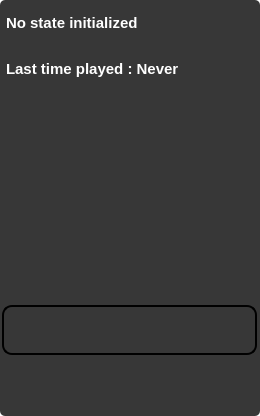
<?xml version="1.0" encoding="UTF-8"?>
<ui version="4.0">
 <class>Game</class>
 <widget class="QWidget" name="Game">
  <property name="geometry">
   <rect>
    <x>0</x>
    <y>0</y>
    <width>260</width>
    <height>416</height>
   </rect>
  </property>
  <property name="maximumSize">
   <size>
    <width>16777215</width>
    <height>16777215</height>
   </size>
  </property>
  <property name="cursor">
   <cursorShape>PointingHandCursor</cursorShape>
  </property>
  <property name="windowTitle">
   <string>Game</string>
  </property>
  <property name="autoFillBackground">
   <bool>false</bool>
  </property>
  <property name="styleSheet">
   <string notr="true">.QWidget
{
	background-color: transparent;
	color: transparent;
}
</string>
  </property>
  <widget class="QWidget" name="Normal" native="true">
   <property name="geometry">
    <rect>
     <x>0</x>
     <y>0</y>
     <width>260</width>
     <height>416</height>
    </rect>
   </property>
   <property name="styleSheet">
    <string notr="true"/>
   </property>
   <layout class="QVBoxLayout" name="verticalLayout">
    <property name="spacing">
     <number>0</number>
    </property>
    <property name="leftMargin">
     <number>2</number>
    </property>
    <property name="topMargin">
     <number>0</number>
    </property>
    <property name="rightMargin">
     <number>2</number>
    </property>
    <property name="bottomMargin">
     <number>0</number>
    </property>
    <item>
     <widget class="QLabel" name="labelGameImage">
      <property name="minimumSize">
       <size>
        <width>255</width>
        <height>300</height>
       </size>
      </property>
      <property name="maximumSize">
       <size>
        <width>240</width>
        <height>300</height>
       </size>
      </property>
      <property name="styleSheet">
       <string notr="true">QLabel
{
	background-color : transparent;
}</string>
      </property>
      <property name="text">
       <string/>
      </property>
      <property name="pixmap">
       <pixmap resource="resource.qrc">:/Images/emulatorImageNotFound</pixmap>
      </property>
      <property name="scaledContents">
       <bool>true</bool>
      </property>
      <property name="alignment">
       <set>Qt::AlignCenter</set>
      </property>
     </widget>
    </item>
    <item>
     <spacer name="verticalSpacer">
      <property name="orientation">
       <enum>Qt::Vertical</enum>
      </property>
      <property name="sizeType">
       <enum>QSizePolicy::Maximum</enum>
      </property>
      <property name="sizeHint" stdset="0">
       <size>
        <width>20</width>
        <height>5</height>
       </size>
      </property>
     </spacer>
    </item>
    <item>
     <widget class="QLabel" name="labelGameName">
      <property name="sizePolicy">
       <sizepolicy hsizetype="Maximum" vsizetype="MinimumExpanding">
        <horstretch>0</horstretch>
        <verstretch>0</verstretch>
       </sizepolicy>
      </property>
      <property name="minimumSize">
       <size>
        <width>255</width>
        <height>25</height>
       </size>
      </property>
      <property name="maximumSize">
       <size>
        <width>240</width>
        <height>50</height>
       </size>
      </property>
      <property name="baseSize">
       <size>
        <width>240</width>
        <height>0</height>
       </size>
      </property>
      <property name="font">
       <font>
        <family>Arial</family>
        <pointsize>14</pointsize>
        <weight>75</weight>
        <bold>true</bold>
       </font>
      </property>
      <property name="styleSheet">
       <string notr="true">QLabel
{
	color : rgb(255, 255, 255);
	border-style: solid;
	border-color: black;
	border-width: 2px;
	border-radius: 10px;
}</string>
      </property>
      <property name="text">
       <string>No game initialized</string>
      </property>
      <property name="wordWrap">
       <bool>true</bool>
      </property>
     </widget>
    </item>
    <item>
     <widget class="QLabel" name="labelPlatform">
      <property name="sizePolicy">
       <sizepolicy hsizetype="Fixed" vsizetype="Maximum">
        <horstretch>0</horstretch>
        <verstretch>0</verstretch>
       </sizepolicy>
      </property>
      <property name="minimumSize">
       <size>
        <width>255</width>
        <height>25</height>
       </size>
      </property>
      <property name="maximumSize">
       <size>
        <width>240</width>
        <height>25</height>
       </size>
      </property>
      <property name="font">
       <font>
        <family>Arial</family>
        <pointsize>12</pointsize>
        <weight>75</weight>
        <bold>true</bold>
       </font>
      </property>
      <property name="styleSheet">
       <string notr="true">QLabel
{
	color: white;
}</string>
      </property>
      <property name="text">
       <string>No platform</string>
      </property>
     </widget>
    </item>
    <item>
     <layout class="QHBoxLayout" name="horizontalLayout">
      <property name="spacing">
       <number>1</number>
      </property>
      <property name="sizeConstraint">
       <enum>QLayout::SetMinimumSize</enum>
      </property>
      <item>
       <widget class="QPushButton" name="buttonPlay">
        <property name="minimumSize">
         <size>
          <width>32</width>
          <height>32</height>
         </size>
        </property>
        <property name="maximumSize">
         <size>
          <width>32</width>
          <height>32</height>
         </size>
        </property>
        <property name="styleSheet">
         <string notr="true">QPushButton
{
    background-color: transparent;
    background-image: url(:/Images/LudibraryRessources/playbutton2normal2.png);
    background-repeat: none;    
    border: none;
}

QPushButton:pressed
{
   background-image: url(:/Images/LudibraryRessources/playbutton2pressed.png);
}

QPushButton:hover:!pressed
{
   background-image: url(:/Images/LudibraryRessources/playbutton2hover.png);
}

</string>
        </property>
        <property name="text">
         <string/>
        </property>
       </widget>
      </item>
      <item>
       <widget class="QPushButton" name="buttonEdit">
        <property name="minimumSize">
         <size>
          <width>32</width>
          <height>32</height>
         </size>
        </property>
        <property name="maximumSize">
         <size>
          <width>32</width>
          <height>32</height>
         </size>
        </property>
        <property name="styleSheet">
         <string notr="true">QPushButton
{
    background-color: transparent;
    background-image: url(:/Images/editNormal);
    background-repeat: none;    
    border: none;
}

QPushButton:pressed
{
   background-image: url(:/Images/editPressed);
}

QPushButton:hover:!pressed
{
   background-image: url(:/Images/editHover);
}

</string>
        </property>
        <property name="text">
         <string/>
        </property>
       </widget>
      </item>
      <item>
       <widget class="QPushButton" name="buttonFavorite">
        <property name="minimumSize">
         <size>
          <width>32</width>
          <height>32</height>
         </size>
        </property>
        <property name="maximumSize">
         <size>
          <width>32</width>
          <height>32</height>
         </size>
        </property>
        <property name="styleSheet">
         <string notr="true">QPushButton
{
    background-color: transparent;
	background-image: url(:/Images/favoriteNormal);
    background-repeat: none;    
    border: none;
}

QPushButton:checked
{
   background-image:url(:/Images/favoriteChecked);
}

QPushButton:hover:checked
{
   background-image: url(:/Images/favoriteHoverChecked);
}


QPushButton:hover:!checked
{
   background-image: url(:/Images/favoriteHoverUnchecked);
}

</string>
        </property>
        <property name="text">
         <string/>
        </property>
        <property name="checkable">
         <bool>true</bool>
        </property>
        <property name="checked">
         <bool>false</bool>
        </property>
       </widget>
      </item>
      <item>
       <widget class="QLabel" name="labelInfo">
        <property name="font">
         <font>
          <family>Arial</family>
          <pointsize>10</pointsize>
          <weight>75</weight>
          <bold>true</bold>
         </font>
        </property>
        <property name="styleSheet">
         <string notr="true">QLabel
{
	color: white;
}</string>
        </property>
        <property name="text">
         <string>Never played</string>
        </property>
       </widget>
      </item>
     </layout>
    </item>
   </layout>
  </widget>
  <widget class="QWidget" name="Hover" native="true">
   <property name="geometry">
    <rect>
     <x>0</x>
     <y>0</y>
     <width>260</width>
     <height>416</height>
    </rect>
   </property>
   <property name="styleSheet">
    <string notr="true">.QWidget{
	background : transparent;
	background-color : rgba(0, 0, 0, 200);
	border-style : solid;
	border-radius : 5px;
	border-width : 0px;

}</string>
   </property>
   <layout class="QVBoxLayout" name="verticalLayout_2">
    <property name="spacing">
     <number>0</number>
    </property>
    <property name="leftMargin">
     <number>2</number>
    </property>
    <property name="topMargin">
     <number>0</number>
    </property>
    <property name="rightMargin">
     <number>2</number>
    </property>
    <property name="bottomMargin">
     <number>0</number>
    </property>
    <item>
     <widget class="QWidget" name="HoverInfo" native="true">
      <property name="styleSheet">
       <string notr="true">.QWidget{
	background : transparent;
}</string>
      </property>
      <layout class="QVBoxLayout" name="verticalLayout_3">
       <property name="spacing">
        <number>0</number>
       </property>
       <property name="leftMargin">
        <number>4</number>
       </property>
       <property name="topMargin">
        <number>0</number>
       </property>
       <property name="rightMargin">
        <number>4</number>
       </property>
       <property name="bottomMargin">
        <number>0</number>
       </property>
       <item>
        <widget class="QLabel" name="HoverState">
         <property name="font">
          <font>
           <family>Arial</family>
           <pointsize>11</pointsize>
           <weight>75</weight>
           <bold>true</bold>
          </font>
         </property>
         <property name="styleSheet">
          <string notr="true">QLabel
{
	color: white;
}</string>
         </property>
         <property name="text">
          <string>No state initialized</string>
         </property>
        </widget>
       </item>
       <item>
        <widget class="QLabel" name="HoverLast">
         <property name="font">
          <font>
           <family>Arial</family>
           <pointsize>11</pointsize>
           <weight>75</weight>
           <bold>true</bold>
          </font>
         </property>
         <property name="styleSheet">
          <string notr="true">QLabel
{
	color: white;
}</string>
         </property>
         <property name="text">
          <string>Last time played : Never</string>
         </property>
        </widget>
       </item>
      </layout>
     </widget>
    </item>
    <item>
     <spacer name="verticalSpacer_2">
      <property name="orientation">
       <enum>Qt::Vertical</enum>
      </property>
      <property name="sizeType">
       <enum>QSizePolicy::Maximum</enum>
      </property>
      <property name="sizeHint" stdset="0">
       <size>
        <width>20</width>
        <height>300</height>
       </size>
      </property>
     </spacer>
    </item>
    <item>
     <layout class="QHBoxLayout" name="HoverButton">
      <property name="spacing">
       <number>0</number>
      </property>
      <property name="leftMargin">
       <number>4</number>
      </property>
      <property name="rightMargin">
       <number>4</number>
      </property>
      <property name="bottomMargin">
       <number>4</number>
      </property>
      <item>
       <spacer name="horizontalSpacer_2">
        <property name="orientation">
         <enum>Qt::Horizontal</enum>
        </property>
        <property name="sizeHint" stdset="0">
         <size>
          <width>40</width>
          <height>20</height>
         </size>
        </property>
       </spacer>
      </item>
     </layout>
    </item>
   </layout>
  </widget>
 </widget>
 <resources>
  <include location="resource.qrc"/>
 </resources>
 <connections/>
</ui>
